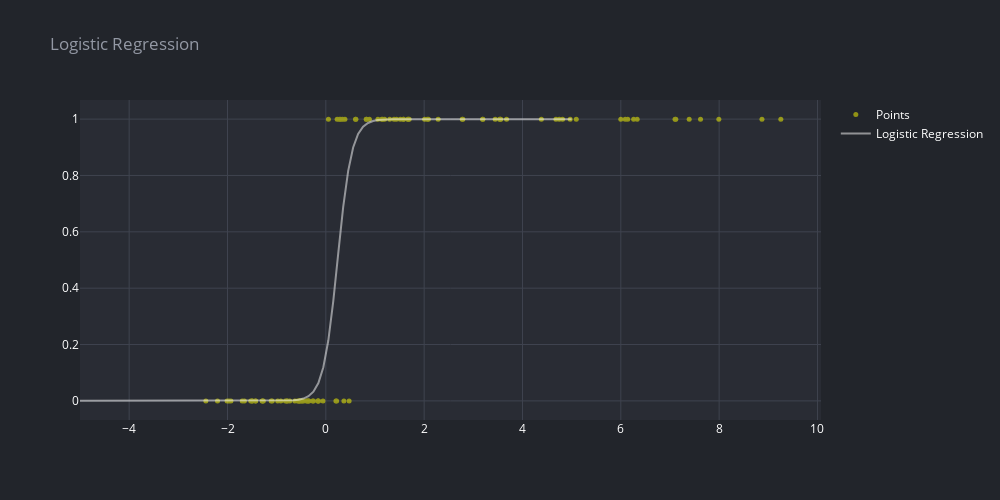

Notebook code cell kept with this figure:
### Code cell
# General a toy dataset:s it's just a straight line with some Gaussian noise:
xmin, xmax = -5, 5
x_test = np.linspace(xmin, xmax, 100)
n_samples = 100
np.random.seed(0)
X = np.random.normal(size=n_samples)
y = (X > 0).astype(np.float)
X[X > 0] *= 4
X += .3 * np.random.normal(size=n_samples)

plot = scatter(X, y, 'Points', mode='markers', color='yellow', size=5)

# The LogisticRegression function expects a 2D vector
# Use np.newaxis for that. Simply put, the newaxis expression is used to increase 
# the dimension of the existing array by one more dimension, when used once. Thus,

X = X[:, np.newaxis]
# Broyden–Fletcher–Goldfarb–Shanno (BFGS) algorithm is an iterative method for solving unconstrained nonlinear optimization problems.
model = LogisticRegression(C=1e5, solver='lbfgs')
model.fit(X,y)

# The expit function, also known as the logistic function, is defined as 
# expit(x) = 1/(1+exp(-x)). It is the inverse of the logit function.

loss = expit(x_test * model.coef_ + model.intercept_).ravel()

def sigmoid(z): 
    return float(1.0)/(1 + math.exp(-z))

loss = [sigmoid(a) for a in (x_test * model.coef_ + model.intercept_).ravel()]
regression_plot = scatter(x_test, loss, 'Logistic Regression', mode='lines', color='white', opacity=0.5)

x_test = np.linspace(xmin, xmax, 100)
fig = go.Figure(data=[plot, regression_plot])
render(fig, title='Logistic Regression', height=500, width=500)

### Figure 1 — Plotly figure (JSON) as saved in the notebook; plotly's stock layout.template omitted (floating-point values rounded to 4 significant figures)
{"data": [{"marker": {"color": "yellow", "size": 5}, "mode": "markers", "name": "Points", "opacity": 0.5, "type": "scatter", "x": [7.621, 1.196, 3.534, 9.254, 7.118, -0.3942, 3.676, -0.3756, 0.4737, 2.087, 1.136, 6.089, 2.786, 1.06, 1.695, 1.575, 6.26, -0.2517, 1.436, -0.5774, -2.44, 2.285, 3.547, -0.3442, 8.871, -1.499, 0.05249, 0.3676, 6.333, 6.0, 0.3888, 1.674, -1.09, -1.971, -0.5387, 0.8283, 5.094, 4.747, -0.2685, -0.6302, -1.496, -1.288, -1.656, 7.994, 0.2053, -0.1547, -1.527, 3.445, -2.009, -0.3512, -0.9159, 2.062, -0.7342, -1.429, -0.05772, 1.514, 0.6041, 0.8859, -0.9786, -0.4941, -0.8219, 0.2193, -0.5283, -1.7, 0.3421, -0.1485, -1.93, 1.388, -0.5509, 0.3029, 3.193, 0.6115, 4.815, -1.43, 1.299, -0.4803, -1.112, -0.7857, -0.4482, 0.2299, -1.271, 3.191, 1.67, -2.203, 6.141, 7.103, 4.384, -0.1643, -1.293, 4.681, -0.791, 4.97, 0.8213, 3.556, 1.582, 2.775, 0.2735, 7.391, 1.157, 2.009], "y": [1, 1, 1, 1, 1, 0, 1, 0, 0, 1, 1, 1, 1, 1, 1, 1, 1, 0, 1, 0, 0, 1, 1, 0, 1, 0, 1, 0, 1, 1, 1, 1, 0, 0, 0, 1, 1, 1, 0, 0, 0, 0, 0, 1, 0, 0, 0, 1, 0, 0, 0, 1, 0, 0, 0, 1, 1, 1, 0, 0, 0, 0, 0, 0, 1, 0, 0, 1, 0, 1, 1, 1, 1, 0, 1, 0, 0, 0, 0, 1, 0, 1, 1, 0, 1, 1, 1, 0, 0, 1, 0, 1, 1, 1, 1, 1, 1, 1, 1, 1]}, {"marker": {"color": "white", "size": 3}, "mode": "lines", "name": "Logistic Regression", "opacity": 0.5, "type": "scatter", "x": [-5, -4.899, -4.798, -4.697, -4.596, -4.495, -4.394, -4.293, -4.192, -4.091, -3.99, -3.889, -3.788, -3.687, -3.586, -3.485, -3.384, -3.283, -3.182, -3.081, -2.98, -2.879, -2.778, -2.677, -2.576, -2.475, -2.374, -2.273, -2.172, -2.071, -1.97, -1.869, -1.768, -1.667, -1.566, -1.465, -1.364, -1.263, -1.162, -1.061, -0.9596, -0.8586, -0.7576, -0.6566, -0.5556, -0.4545, -0.3535, -0.2525, -0.1515, -0.05051, 0.05051, 0.1515, 0.2525, 0.3535, 0.4545, 0.5556, 0.6566, 0.7576, 0.8586, 0.9596, 1.061, 1.162, 1.263, 1.364, 1.465, 1.566, 1.667, 1.768, 1.869, 1.97, 2.071, 2.172, 2.273, 2.374, 2.475, 2.576, 2.677, 2.778, 2.879, 2.98, 3.081, 3.182, 3.283, 3.384, 3.485, 3.586, 3.687, 3.788, 3.889, 3.99, 4.091, 4.192, 4.293, 4.394, 4.495, 4.596, 4.697, 4.798, 4.899, 5], "y": [1.916e-16, 3.851e-16, 7.737e-16, 1.555e-15, 3.124e-15, 6.277e-15, 1.261e-14, 2.534e-14, 5.092e-14, 1.023e-13, 2.056e-13, 4.131e-13, 8.301e-13, 1.668e-12, 3.352e-12, 6.735e-12, 1.353e-11, 2.719e-11, 5.464e-11, 1.098e-10, 2.206e-10, 4.433e-10, 8.907e-10, 1.79e-09, 3.596e-09, 7.226e-09, 1.452e-08, 2.918e-08, 5.863e-08, 1.178e-07, 2.367e-07, 4.756e-07, 9.557e-07, 1.92e-06, 3.859e-06, 7.753e-06, 1.558e-05, 3.13e-05, 6.29e-05, 0.0001264, 0.0002539, 0.0005101, 0.001024, 0.002056, 0.004123, 0.00825, 0.01644, 0.0325, 0.06322, 0.1194, 0.2141, 0.3538, 0.5239, 0.6885, 0.8162, 0.8993, 0.9472, 0.973, 0.9864, 0.9932, 0.9966, 0.9983, 0.9992, 0.9996, 0.9998, 0.9999, 0.9999, 1.0, 1.0, 1.0, 1.0, 1.0, 1.0, 1.0, 1.0, 1.0, 1.0, 1.0, 1.0, 1.0, 1.0, 1.0, 1.0, 1.0, 1.0, 1.0, 1.0, 1.0, 1.0, 1.0, 1.0, 1.0, 1.0, 1.0, 1.0, 1.0, 1.0, 1.0, 1.0, 1.0]}], "layout": {"height": 500, "legend": {"font": {"color": "#ffffff"}}, "paper_bgcolor": "#22252B", "plot_bgcolor": "#292C34", "title": {"font": {"color": "#9398A4"}, "text": "Logistic Regression"}, "width": 1000, "xaxis": {"gridcolor": "#3F434F", "tickfont": {"color": "#ffffff"}, "title": {"font": {"color": "#ffffff"}}, "zeroline": false}, "yaxis": {"gridcolor": "#3F434F", "tickfont": {"color": "#ffffff"}, "title": {"font": {"color": "#ffffff"}}, "zeroline": false}}}
